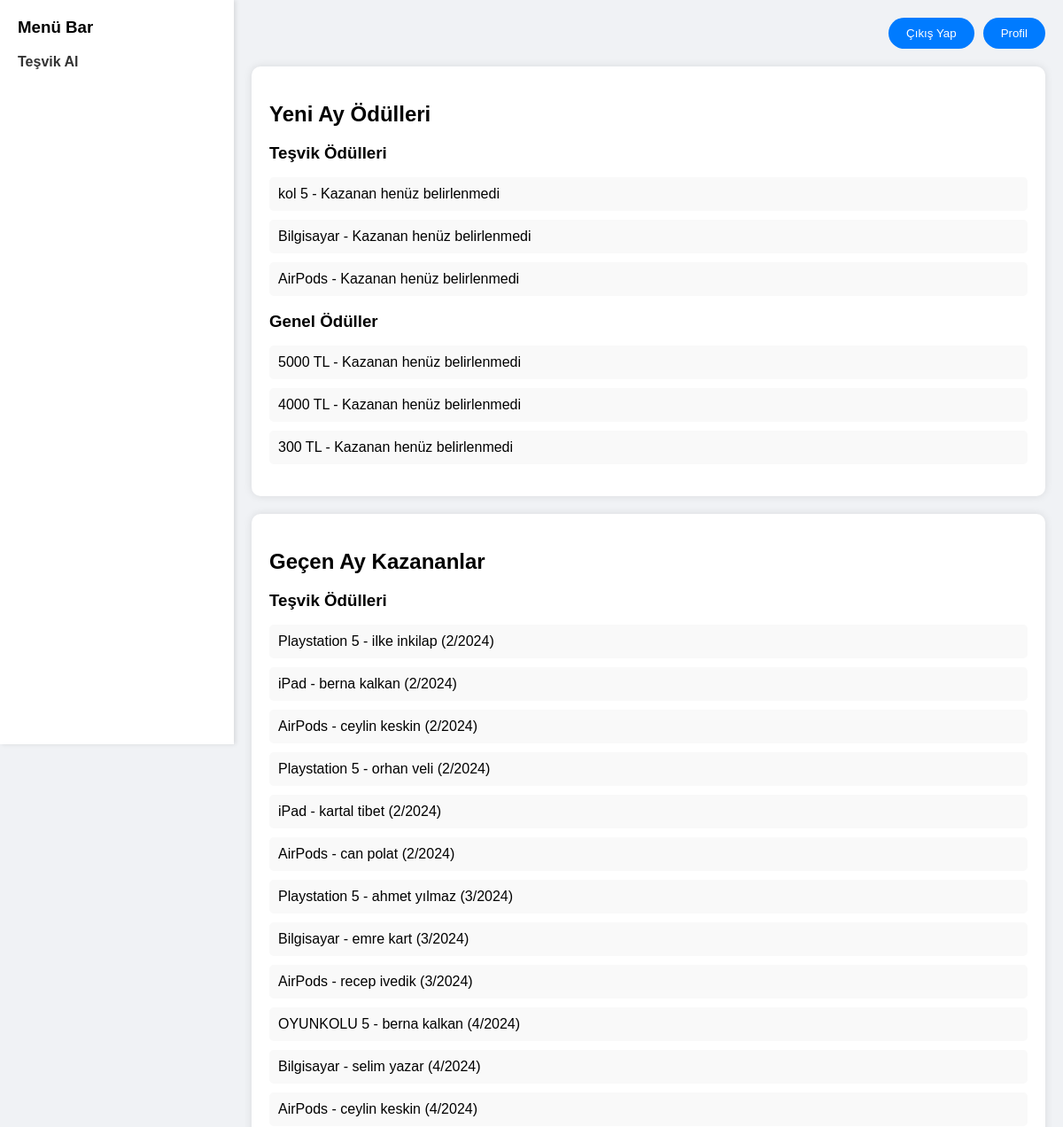
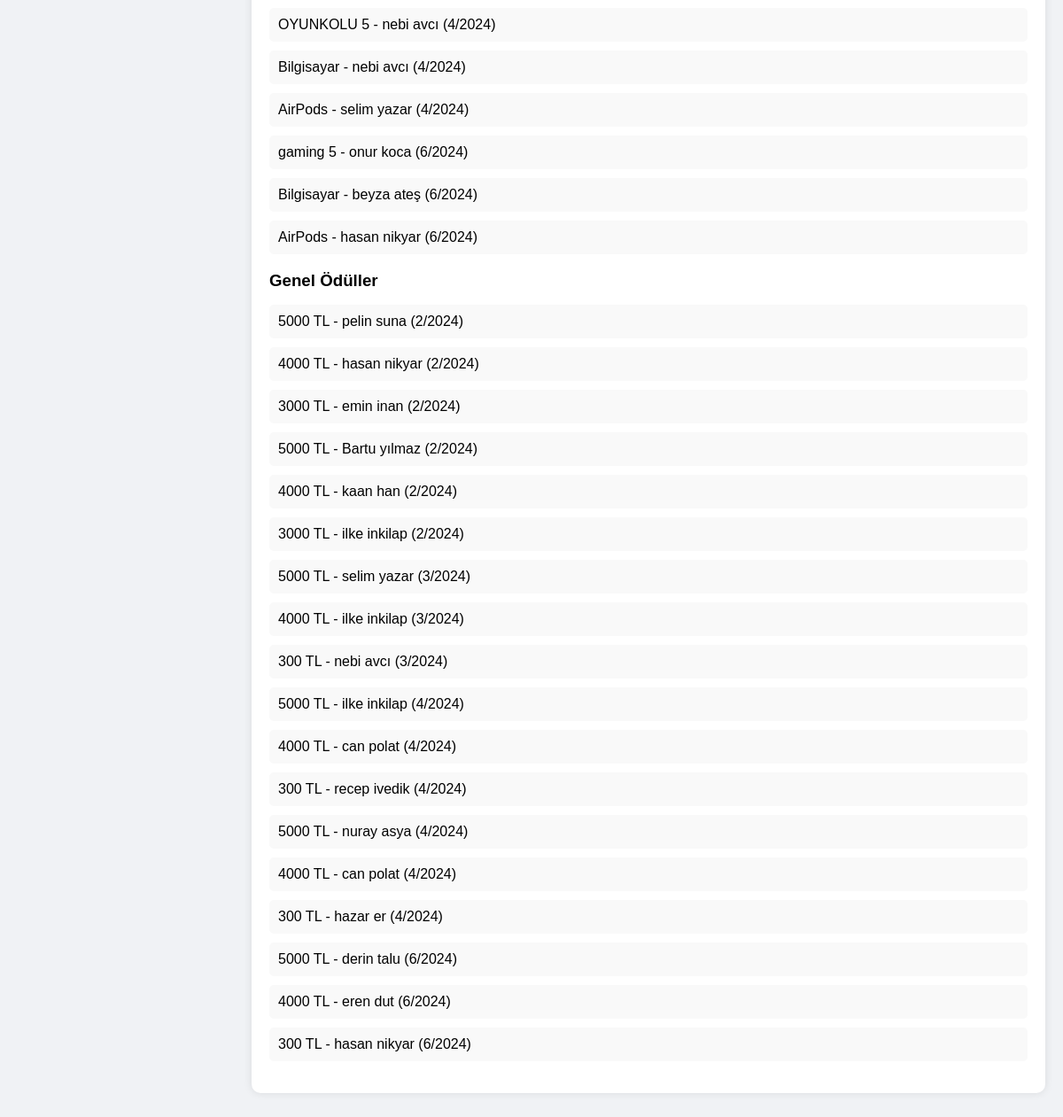
Screenshot of /auth_home/ (signed in) with the database file from the repository (2 pictures, top to bottom).
### myApp/models.py (models this page shows, shortened)
class Award(models.Model):
    CATEGORY_CHOICES = [
        ('incentive', 'Incentive'),
        ('general', 'General'),
    ]
    name = models.CharField(max_length=255)
    category = models.CharField(max_length=10, choices=CATEGORY_CHOICES)
    position = models.IntegerField()
    month = models.IntegerField()
    year = models.IntegerField()
    is_recent = models.BooleanField(default=True)
    winner = models.ForeignKey(User, null=True, blank=True, on_delete=models.SET_NULL)

class User(models.Model):
    first_name = models.CharField(max_length=30)
    last_name = models.CharField(max_length=30)
    tc = models.CharField(max_length=11, unique=True)
    email = models.EmailField()
    password = models.CharField(max_length=128)
    phone = models.CharField(max_length=11)

### myApp/views.py (the view)
# urls.py: path('auth_home/', views.auth_home, name='auth_home'),
def auth_home(request):
    if not request.session.get('authenticated', False):
        return redirect('login')
    current_month = WaterUsage.objects.order_by('-billing_year', '-billing_month').first()
    if current_month:
        current_year = current_month.billing_year
        current_month = current_month.billing_month
        incentive_awards = Award.objects.filter(is_recent=True, category='incentive', month=current_month, year=current_year)
        general_awards = Award.objects.filter(is_recent=True, category='general', month=current_month, year=current_year)
    else:
        incentive_awards = []
        general_awards = []
    last_month_winners = Award.objects.filter(is_recent=False).order_by('-year', '-month')
    context = {
        'incentive_awards': Award.objects.filter(is_recent=True, category='incentive'),
        'general_awards': Award.objects.filter(is_recent=True, category='general'),
        'last_month_winners': Award.objects.filter(is_recent=False),
    }
    return render(request, 'auth_home.html', context)

### myApp/templates/auth_home.html (shortened to what this page needs)
<!DOCTYPE html>
<html lang="en">
<head>
</head>
<body>
    <div class="menu-bar">
        <h3>Menü Bar</h3>
        <ul>
            <li><a href="{% url 'tesvik' %}">Teşvik Al</a></li>
        </ul>
    </div>
    <div class="content">
        <div class="header">
            <a href="{% url 'logout' %}"><button>Çıkış Yap</button></a>
            <a href="{% url 'profile' %}"><button>Profil</button></a>
        </div>
        <div class="awards-section">
            <h2>Yeni Ay Ödülleri</h2>
            <div>
                <h3>Teşvik Ödülleri</h3>
                <ul>
                    {% for award in incentive_awards %}
                        <li>{{ award.name }} - {% if award.winner %}{{ award.winner.first_name }} {{ award.winner.last_name }}{% else %}Kazanan henüz belirlenmedi{% endif %}</li>
                    {% endfor %}
                </ul>
            </div>
            <div>
                <h3>Genel Ödüller</h3>
                <ul>
                    {% for award in general_awards %}
                        <li>{{ award.name }} - {% if award.winner %}{{ award.winner.first_name }} {{ award.winner.last_name }}{% else %}Kazanan henüz belirlenmedi{% endif %}</li>
                    {% endfor %}
                </ul>
            </div>
        </div>
        <div class="awards-section">
            <h2>Geçen Ay Kazananlar</h2>
            <div>
                <h3>Teşvik Ödülleri</h3>
                <ul>
                    {% for award in last_month_winners %}
                        {% if award.category == 'incentive' %}
                            <li>{{ award.name }} - {{ award.winner.first_name }} {{ award.winner.last_name }} ({{ award.month }}/{{ award.year }})</li>
                            {% endif %}
                    {% endfor %}
                </ul>
            </div>
            <div>
                <h3>Genel Ödüller</h3>
                <ul>
                    {% for award in last_month_winners %}
                        {% if award.category == 'general' %}
                            <li>{{ award.name }} - {{ award.winner.first_name }} {{ award.winner.last_name }} ({{ award.month }}/{{ award.year }})</li>
                        {% endif %}
                    {% endfor %}
                </ul>
            </div>
        </div>
    </div>
</body>
</html>

### myApp/templates/auth_home.html (style rules this page uses)
body { display: flex; font-family: 'Arial', sans-serif; margin: 0; background-color: #f0f2f5; }
.menu-bar { width: 20%; background-color: #fff; padding: 20px; box-shadow: 2px 0 5px rgba(0, 0, 0, 0.1); height: 100vh; }
.menu-bar h3 { margin-top: 0; }
.menu-bar ul { list-style-type: none; padding: 0; }
.menu-bar ul li { margin: 15px 0; }
.menu-bar ul li a { text-decoration: none; color: #333; font-weight: bold; }
.content { width: 80%; padding: 20px; overflow-y: auto; }
.header { display: flex; justify-content: flex-end; align-items: center; margin-bottom: 20px; }
.header a { margin-left: 10px; }
.header button { padding: 10px 20px; border-radius: 25px; border: none; background-color: #007BFF; color: white; cursor: pointer; transition: background-color 0.3s ease; }
.awards-section { background-color: #fff; padding: 20px; margin-bottom: 20px; border-radius: 10px; box-shadow: 0 0 10px rgba(0, 0, 0, 0.1); }
.awards-section h2 { margin-bottom: 15px; }
.awards-section h3 { margin-bottom: 10px; }
.awards-section ul { list-style-type: none; padding: 0; }
.awards-section li { margin-bottom: 10px; padding: 10px; background-color: #f9f9f9; border-radius: 5px; }

### rows the page displays
Award: name "kol 5", shows "Kazanan henüz belirlenmedi"
Award: name "Bilgisayar", shows "Kazanan henüz belirlenmedi"
Award: name "AirPods", shows "Kazanan henüz belirlenmedi"
Award: name "5000 TL", shows "Kazanan henüz belirlenmedi"
Award: name "4000 TL", shows "Kazanan henüz belirlenmedi"
Award: name "300 TL", shows "Kazanan henüz belirlenmedi"
Award: name "Playstation 5", winner.first_name "ilke", winner.last_name "inkilap", month "2", year "2024"
Award: name "iPad", winner.first_name "berna", winner.last_name "kalkan", month "2", year "2024"
Award: name "AirPods", winner.first_name "ceylin", winner.last_name "keskin", month "2", year "2024"
Award: name "Playstation 5", winner.first_name "orhan", winner.last_name "veli", month "2", year "2024"
Award: name "iPad", winner.first_name "kartal", winner.last_name "tibet", month "2", year "2024"
Award: name "AirPods", winner.first_name "can", winner.last_name "polat", month "2", year "2024"
Award: name "Playstation 5", winner.first_name "ahmet", winner.last_name "yılmaz", month "3", year "2024"
Award: name "Bilgisayar", winner.first_name "emre", winner.last_name "kart", month "3", year "2024"
Award: name "AirPods", winner.first_name "recep", winner.last_name "ivedik", month "3", year "2024"
Award: name "OYUNKOLU 5", winner.first_name "berna", winner.last_name "kalkan", month "4", year "2024"
Award: name "Bilgisayar", winner.first_name "selim", winner.last_name "yazar", month "4", year "2024"
Award: name "AirPods", winner.first_name "ceylin", winner.last_name "keskin", month "4", year "2024"
Award: name "OYUNKOLU 5", winner.first_name "nebi", winner.last_name "avcı", month "4", year "2024"
Award: name "Bilgisayar", winner.first_name "nebi", winner.last_name "avcı", month "4", year "2024"
Award: name "AirPods", winner.first_name "selim", winner.last_name "yazar", month "4", year "2024"
Award: name "gaming 5", winner.first_name "onur", winner.last_name "koca", month "6", year "2024"
Award: name "Bilgisayar", winner.first_name "beyza", winner.last_name "ateş", month "6", year "2024"
Award: name "AirPods", winner.first_name "hasan", winner.last_name "nikyar", month "6", year "2024"
Award: name "5000 TL", winner.first_name "pelin", winner.last_name "suna", month "2", year "2024"
Award: name "4000 TL", winner.first_name "hasan", winner.last_name "nikyar", month "2", year "2024"
Award: name "3000 TL", winner.first_name "emin", winner.last_name "inan", month "2", year "2024"
Award: name "5000 TL", winner.first_name "Bartu", winner.last_name "yılmaz", month "2", year "2024"
Award: name "4000 TL", winner.first_name "kaan", winner.last_name "han", month "2", year "2024"
Award: name "3000 TL", winner.first_name "ilke", winner.last_name "inkilap", month "2", year "2024"
Award: name "5000 TL", winner.first_name "selim", winner.last_name "yazar", month "3", year "2024"
Award: name "4000 TL", winner.first_name "ilke", winner.last_name "inkilap", month "3", year "2024"
Award: name "300 TL", winner.first_name "nebi", winner.last_name "avcı", month "3", year "2024"
Award: name "5000 TL", winner.first_name "ilke", winner.last_name "inkilap", month "4", year "2024"
Award: name "4000 TL", winner.first_name "can", winner.last_name "polat", month "4", year "2024"
Award: name "300 TL", winner.first_name "recep", winner.last_name "ivedik", month "4", year "2024"
Award: name "5000 TL", winner.first_name "nuray", winner.last_name "asya", month "4", year "2024"
Award: name "4000 TL", winner.first_name "can", winner.last_name "polat", month "4", year "2024"
Award: name "300 TL", winner.first_name "hazar", winner.last_name "er", month "4", year "2024"
Award: name "5000 TL", winner.first_name "derin", winner.last_name "talu", month "6", year "2024"
Award: name "4000 TL", winner.first_name "eren", winner.last_name "dut", month "6", year "2024"
Award: name "300 TL", winner.first_name "hasan", winner.last_name "nikyar", month "6", year "2024"
